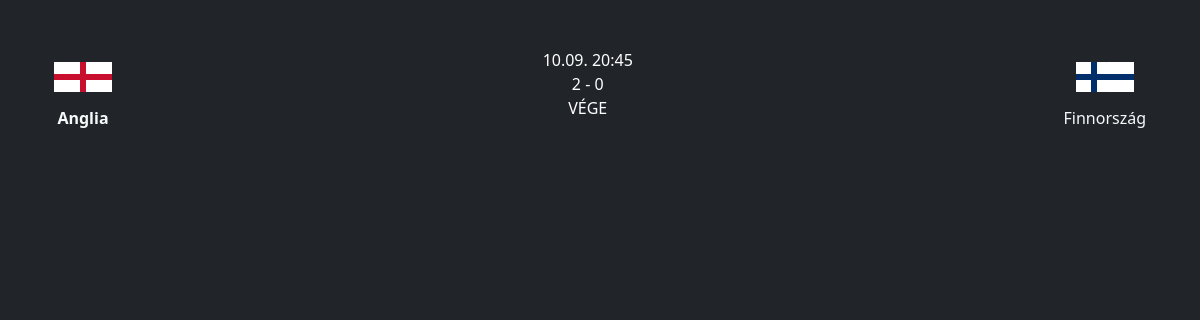
Page /?page=meccsView&orszagid=1&meccsid=1 on the committed database.
### tables this page shows
CREATE TABLE `foci` (
  `id` int(11) NOT NULL,
  `merkozes_tipus_id` int(11) DEFAULT NULL,
  `hazai_id` int(11) DEFAULT NULL,
  `vendeg_id` int(11) DEFAULT NULL,
  `hazai_gol` varchar(5) DEFAULT NULL,
  `vendeg_gol` varchar(5) DEFAULT NULL,
  `datum` varchar(15) DEFAULT NULL,
  `created_at` timestamp NULL DEFAULT CURRENT_TIMESTAMP
);

CREATE TABLE `orszagok` (
  `id` int(11) NOT NULL,
  `orszag` varchar(30) DEFAULT NULL,
  `created_at` timestamp NULL DEFAULT CURRENT_TIMESTAMP
);

### traits/Utilities.php (called while the page is built, shortened)
<?php
trait Utilities {
    function getViewFile($file) {
        include(__DIR__."/../views/".$file.".php");
    }
    function connectDB() {
        $hostname = "localhost";
        $username = "root";
        $password = "12345";
        $database = "eredmenyek";
        $connection = mysqli_connect($hostname, $username, $password, $database);
        return $connection;
    }
}

### controllers/UserController.php (called while the page is built, shortened)
<?php
class UserController {
    function meccsView() {
        $this->getViewFile("meccs");
    }
    function eredmenyekProcess($orszag_id) {
        $sql = mysqli_query($this->connectDB(), "select * from foci where hazai_id = '$orszag_id' or vendeg_id = '$orszag_id' ");
        while($data = mysqli_fetch_assoc($sql)) {
            $eredmenyek_arr[] = $data;
        }
        return $eredmenyek_arr;
    }
    function orszag($index) {
        $orszagok = mysqli_query($this->connectDB(), "select * from orszagok where id = '".$index."' ");
        $orszag = mysqli_fetch_assoc($orszagok);
        return $orszag;
    }
}

### views/meccs.php (the view, shortened to what this page needs)
<?php
$orszag_id = $_GET["orszagid"];
$meccs_id = $_GET["meccsid"];
?>
<!doctype html>
<html lang="hu">
<head>
    <link href="https://cdn.jsdelivr.net/npm/bootstrap@5.3.3/dist/css/bootstrap.min.css" rel="stylesheet">
</head>
<body class="text-bg-dark">
<main class="container-lg py-5 px-4">
    <?php
    foreach($this->eredmenyekProcess($orszag_id) as $key => $data) {
        if($data["id"] == $meccs_id) {
            echo '<section class="row">
                    <article class="col-auto">
                        <a class="d-flex flex-column align-items-center link-light link-underline-opacity-0 link-underline-opacity-100-hover link-offset-2" href="?page=eredmenyekView&id='.$data["hazai_id"].'">
                            <span>
                                <img src="./assets/imgs/flags/'.$data["hazai_id"].'.png">
                            </span>
                            <span class="'.($data["hazai_gol"] > $data["vendeg_gol"] ? "fw-bold" : "").'">
                                '.$this->orszag($data["hazai_id"])["orszag"].'
                            </span>
                        </a>
                    </article>
                    <article class="col">
                        <div class="d-flex flex-column justify-content-between align-items-center">
                            <div>'.$data["datum"].'</div>
                            <div>'.$data["hazai_gol"].' - '.$data["vendeg_gol"].'</div>
                            <div>VÉGE</div>
                        </div>
                    </article>
                    <article class="col-auto">
                        <a class="d-flex flex-column align-items-center link-light link-underline-opacity-0 link-underline-opacity-100-hover link-offset-2" href="?page=eredmenyekView&id='.$data["vendeg_id"].'">
                            <span>
                                <img src="./assets/imgs/flags/'.$data["vendeg_id"].'.png">
                            </span>
                            <span class="'.($data["hazai_gol"] < $data["vendeg_gol"] ? "fw-bold" : "").'">'
                                .$this->orszag($data["vendeg_id"])["orszag"].'
                            </span>
                        </a>
                    </article>
                </section>';
        }
    }
    ?>
</main>
</body>
</html>

### rows in the picture
foci: hazai.orszag "Anglia", datum "10.09. 20:45", hazai_gol "2", vendeg_gol "0", vendeg.orszag "Finnország"
